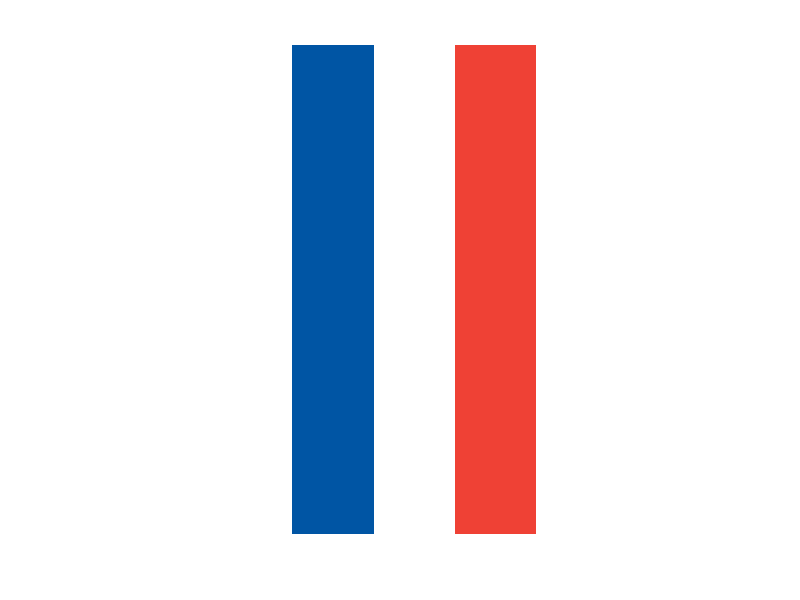

Recreate this plot in MATLAB.

flag=uint8(zeros(300, 600, 3)); 
flag(:, :, :)=255; 
%Red Color 
flag(1:100, :, 1)=239; 
flag(1:100, :, 2)=65; 
flag(1:100, :, 3)=53; 
  
%Blue Color 
flag(200:300, :, 1)=0; 
flag(200:300, :, 2)=85; 
flag(200:300, :, 3)=164; 
  
flag(:,:,:)=flag(300:-1:1,:,:);
%image transpose
I=permute(flag,[2 1 3]);
% displaying the matrix as image 
figure, imshow(I); 
imwrite(I,"FranceFlag.png");